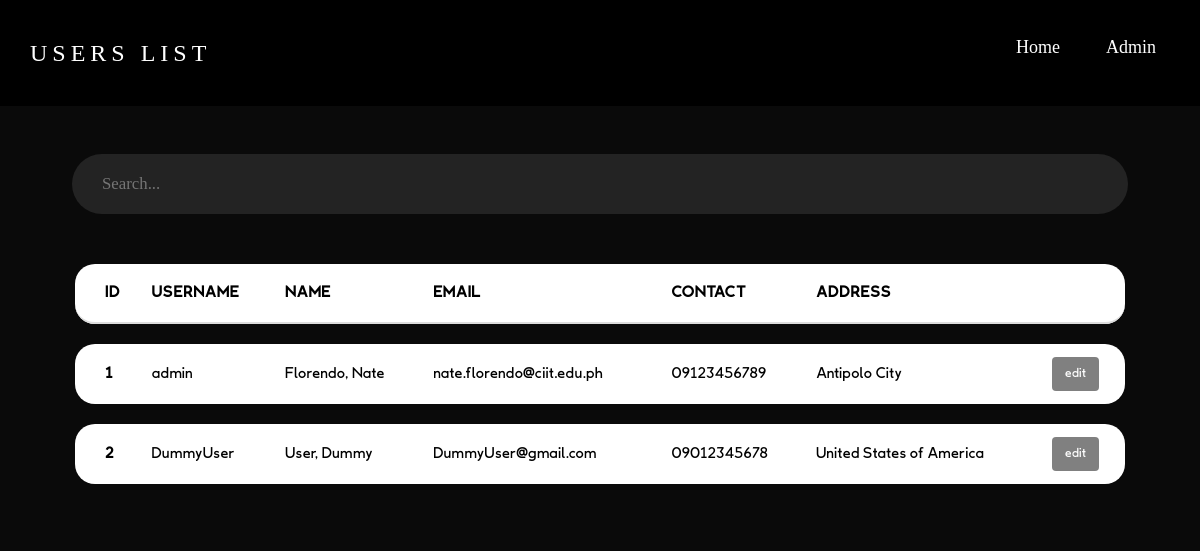
The app's page /pages/admin/userList.php (signed in) with its own data.
### tables this page shows
CREATE TABLE `profile` (
  `user_id` int(11) NOT NULL,
  `username` varchar(50) NOT NULL,
  `password` varchar(200) NOT NULL,
  `firstName` varchar(200) NOT NULL,
  `lastName` varchar(200) NOT NULL,
  `email` varchar(200) NOT NULL,
  `mobile` varchar(200) NOT NULL,
  `address` varchar(200) NOT NULL,
  `role` enum('user','admin') NOT NULL DEFAULT 'user'
);

### pages/admin/userList.php (the view, shortened to what this page needs)
<?php
$servername = "localhost";
$username = "root";
$password = "";
$database = "onlinestore";
$conn = mysqli_connect($servername, $username, $password, $database);
$sql = 'SELECT user_id, username, firstName, lastName, email, mobile, address FROM profile';
$result = mysqli_query($conn, $sql);
$profiles = mysqli_fetch_all($result, MYSQLI_ASSOC);
?>
<!DOCTYPE html>
<html lang="en">
<head>
    <link rel="stylesheet" href="../../css/style.css">
    <link rel="stylesheet" href="https://maxcdn.bootstrapcdn.com/bootstrap/3.4.1/css/bootstrap.min.css">
</head>
<body style="background-color: rgb(10, 10, 10);">
    <nav class="navigationbar sticky">
        <div class="logo"><a href="#">USERS LIST</a></div>
        <ul class="nav-links">
            <div class="menu">
                <li><a href="../../index.php">Home</a></li>
                <li><a href="admin.php">Admin</a></li>
            </div>
        </ul>
    </nav>
    <div class="products">
        <form>
            <input id="search" type="text" autocomplete="off" placeholder="Search...">
        </form>
        <div class="container table-responsive py-5" style="color: black; font-family: LaachirDeeper !important;font-size: larger; width: 100%;">
            <table class="myTable table">
                <thead style="height: 60px;">
                    <tr style="letter-spacing: 1px;">
                        <th scope="col">ID</th>
                        <th scope="col">USERNAME</th>
                        <th scope="col">NAME</th>
                        <th scope="col">EMAIL</th>
                        <th scope="col">CONTACT</th>
                        <th scope="col">ADDRESS</th>
                        <th scope="col"></th>
                    </tr>
                </thead>
                <tbody>
                    <?php
                    foreach ($profiles as $profile) { ?>
                        <tr class="cardHolder" style="height: 60px;">
                            <th scope="row"><?php echo htmlspecialchars($profile['user_id']) ?></th>
                            <td class="name"><?php echo htmlspecialchars($profile['username']) ?></td>
                            <td class="alt"><?php echo htmlspecialchars($profile['lastName'].", ".$profile['firstName']) ?></td>
                            <td class="description"><?php echo htmlspecialchars($profile['email']) ?></td>
                            <td ><?php echo htmlspecialchars($profile['mobile']) ?></td>
                            <td ><?php echo htmlspecialchars($profile['address']) ?></td>
                            <td ><a href="#" class="btn cart"
                                    style="color: white; background-color: gray;" role="button">edit</a></td>
                        </tr>
                    <?php }
                    ?>
                </tbody>
            </table>
        </div>
    </div>
</body>
</html>

### css/style.css (style rules this page uses)
* { margin: 0; padding: 0; box-sizing: border-box; }
body { font-family: Nord-Medium !important; }
a { text-decoration: none; }
a:visited, a:link { color: inherit; }
li { list-style: none; }
.navigationbar { display: flex; align-items: center ; justify-content: space-between ; padding: 30px ; background-color: rgb(0, 0, 0); color: #fff; position: fixed ; z-index: 3; width: 100%; }
.nav-links a { color: #fff; }
.logo { font-family: Nord-Medium; font-size: 24px; letter-spacing: 5px; color: #fff; }
.logo a ,.logo a:hover, .loginBtn a { text-decoration: none !important; }
.logo a:visited, .logo a:link, .loginBtn a:link { color: inherit; text-decoration: none; }
.menu { display: flex; gap: 1em; font-size: 18px; }
.menu li { padding: 5px 14px; }
.sticky { position: relative; }
.products { margin: 1.5% 5%; }
.products form { display: flex; justify-content: center; align-items: center; padding: 30px 12px;; font-size: larger; }
.products input { background-color: rgba(255, 255, 255, 0.103); border-radius: 30px; height: 40px; width: 100%; padding: 30px; border: none; color: white; }
.myTable { border-collapse: separate; border-spacing: 0px 20px; color: black; }
.myTable tbody, thead { background-color: white; }
.myTable td, th { vertical-align: middle !important; border-top: 0 !important; }
.myTable td:first-child, th:first-child { border-radius: 20px 0 0 20px; padding-left: 30px !important; }
.myTable td:last-child, th:last-child { border-radius: 0 20px 20px 0; }

### records on screen
profile: user_id "1", username "admin", lastName+firstName "Florendo, Nate", email "nate.florendo@ciit.edu.ph", mobile "09123456789", address "Antipolo City"
profile: user_id "2", username "DummyUser", lastName+firstName "User, Dummy", email "DummyUser@gmail.com", mobile "09012345678", address "United States of America"
